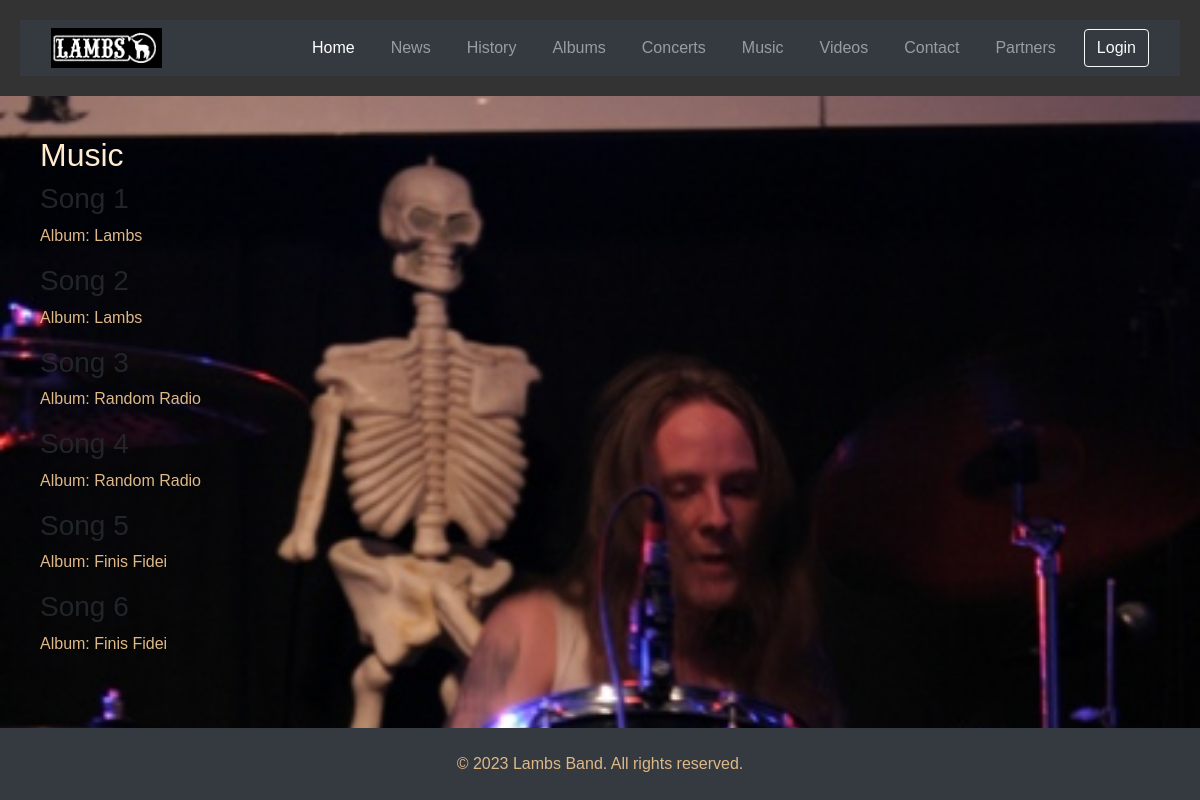
The page /backend/music.php on the database its author committed.
### tables this page shows
CREATE TABLE `songs` (
  `song_id` int(11) NOT NULL,
  `song_name` varchar(255) NOT NULL,
  `album_id` int(11) DEFAULT NULL
);

CREATE TABLE `albums` (
  `album_id` int(11) NOT NULL,
  `album_name` varchar(255) NOT NULL,
  `release_year` int(11) DEFAULT NULL,
  `record_label` varchar(255) DEFAULT NULL
);

### backend/music.php (the view, shortened to what this page needs)
<?php
require_once 'connect.php';
$query = "SELECT s.*, a.album_name FROM songs s INNER JOIN albums a ON s.album_id = a.album_id";
$result = $yhteys->query($query);
if ($result && $result->rowCount() > 0) {
    $songs = $result->fetchAll(PDO::FETCH_ASSOC);
} else {
    $songs = [];
}
?>
<!DOCTYPE html>
<html lang="en">
<head>
    <link rel="stylesheet" href="https://stackpath.bootstrapcdn.com/bootstrap/4.5.2/css/bootstrap.min.css">
    <link rel="stylesheet" type="text/css" href="../frontend/css/styles.css">
</head>
<body>
<header>
        <nav class="navbar navbar-expand-lg navbar-dark bg-dark">
            <div class="container">
                <img src="lambslogo.jpg" alt="Lambs Band Logo" class="logo">
                <div class="collapse navbar-collapse" id="navbarNav">
                    <ul class="navbar-nav ml-auto">
                        <li class="nav-item active">
                            <a class="nav-link" href="index.php">Home</a>
                        </li>
                        <li class="nav-item">
                            <a class="nav-link" href="news.php">News</a>
                        </li>
                        <li class="nav-item">
                            <a class="nav-link" href="history.php">History</a>
                        </li>
                        <li class="nav-item">
                            <a class="nav-link" href="albums.php">Albums</a>
                        </li>
                        <li class="nav-item">
                            <a class="nav-link" href="concerts.php">Concerts</a>
                        </li>
                        <li class="nav-item">
                            <a class="nav-link" href="music.php">Music</a>
                        </li>
                        <li class="nav-item">
                            <a class="nav-link" href="videos.php">Videos</a>
                        </li>
                        <li class="nav-item">
                            <a class="nav-link" href="contact.php">Contact</a>
                        </li>
                        <li class="nav-item">
                            <a class="nav-link" href="partners.php">Partners</a>
                        </li>
                    </ul>
                    <a class="btn btn-outline-light" href="login.php">Login</a>
                </div>
            </div>
        </nav>
    </header>
    <section>
        <h2>Music</h2>
        <?php foreach ($songs as $song) : ?>
            <div class="song">
                <h3><?php echo $song['song_name']; ?></h3>
                <p>Album: <?php echo $song['album_name']; ?></p>
            </div>
        <?php endforeach; ?>
    </section>
    <footer class="bg-dark text-light text-center py-4">
        <div class="container">
            <p>&copy; <?php echo date('Y'); ?> Lambs Band. All rights reserved.</p>
        </div>
    </footer>
</body>
</html>

### frontend/css/styles.css (style rules this page uses)
body { font-family: Arial, sans-serif; margin: 0; padding: 0; }
header { background-color: #333; color: #fff; padding: 20px; }
h2 { color: blanchedalmond }
p { color: burlywood }
nav ul { list-style: none; padding: 0; margin: 0; }
nav ul li { display: inline-block; margin-right: 20px; }
nav ul li a { color: #fff; text-decoration: none; }
section { padding: 40px; }
footer p { margin: 0; }
footer { position: fixed; z-index: 2; left: 0; bottom: 0; width: 100%; background-color: #f8f8f8; color: #333; padding: 20px; text-align: center; }

### backend/music.php (style rules this page uses)
.logo { height: 40px; margin-right: 10px; }
body { background-image: url("Lambs_Seinäjoki20080601_0061.jpg"); background-repeat: no-repeat; background-size: cover; }

### rows shown on the page
songs: song_name "Song 1", album.album_name "Lambs"
songs: song_name "Song 2", album.album_name "Lambs"
songs: song_name "Song 3", album.album_name "Random Radio"
songs: song_name "Song 4", album.album_name "Random Radio"
songs: song_name "Song 5", album.album_name "Finis Fidei"
songs: song_name "Song 6", album.album_name "Finis Fidei"
